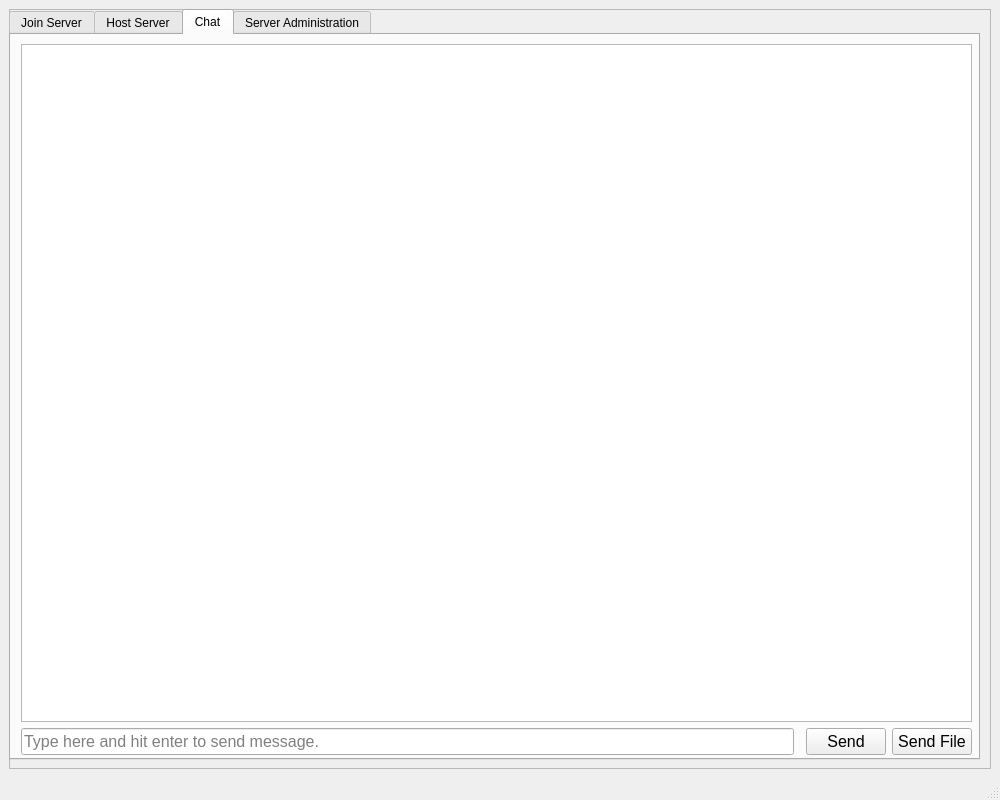
<?xml version="1.0" encoding="UTF-8"?>
<ui version="4.0">
 <class>MainWindow</class>
 <widget class="QMainWindow" name="MainWindow">
  <property name="geometry">
   <rect>
    <x>0</x>
    <y>0</y>
    <width>1000</width>
    <height>800</height>
   </rect>
  </property>
  <property name="windowTitle">
   <string notr="true">Message Network</string>
  </property>
  <widget class="QWidget" name="centralwidget">
   <layout class="QGridLayout" name="gridLayout">
    <item row="0" column="0">
     <widget class="QFrame" name="main_frame">
      <property name="toolTip">
       <string notr="true"/>
      </property>
      <property name="statusTip">
       <string notr="true"/>
      </property>
      <property name="whatsThis">
       <string notr="true"/>
      </property>
      <property name="accessibleName">
       <string notr="true"/>
      </property>
      <property name="accessibleDescription">
       <string notr="true"/>
      </property>
      <property name="frameShape">
       <enum>QFrame::StyledPanel</enum>
      </property>
      <property name="frameShadow">
       <enum>QFrame::Raised</enum>
      </property>
      <widget class="QTabWidget" name="tab_widget">
       <property name="geometry">
        <rect>
         <x>0</x>
         <y>0</y>
         <width>971</width>
         <height>751</height>
        </rect>
       </property>
       <property name="currentIndex">
        <number>2</number>
       </property>
       <widget class="QWidget" name="join_tab">
        <attribute name="title">
         <string notr="true">Join Server</string>
        </attribute>
        <widget class="QLabel" name="join_name_label">
         <property name="geometry">
          <rect>
           <x>20</x>
           <y>-10</y>
           <width>931</width>
           <height>71</height>
          </rect>
         </property>
         <property name="font">
          <font>
           <pointsize>16</pointsize>
          </font>
         </property>
         <property name="text">
          <string notr="true">Chose a name :</string>
         </property>
        </widget>
        <widget class="QLineEdit" name="join_name_input">
         <property name="geometry">
          <rect>
           <x>20</x>
           <y>50</y>
           <width>931</width>
           <height>71</height>
          </rect>
         </property>
         <property name="font">
          <font>
           <pointsize>14</pointsize>
          </font>
         </property>
         <property name="text">
          <string notr="true"/>
         </property>
         <property name="alignment">
          <set>Qt::AlignCenter</set>
         </property>
         <property name="placeholderText">
          <string notr="true">Enter your name.</string>
         </property>
         <property name="clearButtonEnabled">
          <bool>false</bool>
         </property>
        </widget>
        <widget class="Line" name="line_4">
         <property name="geometry">
          <rect>
           <x>10</x>
           <y>130</y>
           <width>971</width>
           <height>20</height>
          </rect>
         </property>
         <property name="orientation">
          <enum>Qt::Horizontal</enum>
         </property>
        </widget>
        <widget class="QLabel" name="join_port_label">
         <property name="geometry">
          <rect>
           <x>20</x>
           <y>140</y>
           <width>171</width>
           <height>71</height>
          </rect>
         </property>
         <property name="font">
          <font>
           <pointsize>16</pointsize>
          </font>
         </property>
         <property name="text">
          <string notr="true">Chose a port :</string>
         </property>
        </widget>
        <widget class="QLineEdit" name="join_port_input">
         <property name="geometry">
          <rect>
           <x>20</x>
           <y>200</y>
           <width>171</width>
           <height>71</height>
          </rect>
         </property>
         <property name="font">
          <font>
           <pointsize>14</pointsize>
          </font>
         </property>
         <property name="inputMethodHints">
          <set>Qt::ImhDigitsOnly</set>
         </property>
         <property name="text">
          <string notr="true">8008</string>
         </property>
         <property name="alignment">
          <set>Qt::AlignCenter</set>
         </property>
         <property name="placeholderText">
          <string notr="true">Enter a port number.</string>
         </property>
         <property name="clearButtonEnabled">
          <bool>false</bool>
         </property>
        </widget>
        <widget class="Line" name="line_5">
         <property name="geometry">
          <rect>
           <x>0</x>
           <y>280</y>
           <width>971</width>
           <height>20</height>
          </rect>
         </property>
         <property name="orientation">
          <enum>Qt::Horizontal</enum>
         </property>
        </widget>
        <widget class="QLabel" name="join_server_label">
         <property name="geometry">
          <rect>
           <x>20</x>
           <y>290</y>
           <width>481</width>
           <height>71</height>
          </rect>
         </property>
         <property name="font">
          <font>
           <pointsize>16</pointsize>
          </font>
         </property>
         <property name="text">
          <string notr="true">Chose a server :</string>
         </property>
        </widget>
        <widget class="QComboBox" name="join_serverlist_combo_box">
         <property name="geometry">
          <rect>
           <x>20</x>
           <y>350</y>
           <width>891</width>
           <height>41</height>
          </rect>
         </property>
         <property name="font">
          <font>
           <pointsize>12</pointsize>
          </font>
         </property>
         <item>
          <property name="text">
           <string notr="true">No servers available. Try scanning for servers.</string>
          </property>
         </item>
        </widget>
        <widget class="QPushButton" name="scan_server_button">
         <property name="geometry">
          <rect>
           <x>640</x>
           <y>300</y>
           <width>271</width>
           <height>41</height>
          </rect>
         </property>
         <property name="font">
          <font>
           <pointsize>10</pointsize>
          </font>
         </property>
         <property name="text">
          <string notr="true">Press to scan for available servers</string>
         </property>
        </widget>
        <widget class="Line" name="line_6">
         <property name="geometry">
          <rect>
           <x>0</x>
           <y>400</y>
           <width>971</width>
           <height>20</height>
          </rect>
         </property>
         <property name="orientation">
          <enum>Qt::Horizontal</enum>
         </property>
        </widget>
        <widget class="QPushButton" name="join_server_button">
         <property name="geometry">
          <rect>
           <x>60</x>
           <y>580</y>
           <width>851</width>
           <height>121</height>
          </rect>
         </property>
         <property name="font">
          <font>
           <pointsize>20</pointsize>
          </font>
         </property>
         <property name="text">
          <string notr="true">Join Server !</string>
         </property>
         <property name="default">
          <bool>true</bool>
         </property>
         <property name="flat">
          <bool>false</bool>
         </property>
        </widget>
        <widget class="Line" name="line_7">
         <property name="geometry">
          <rect>
           <x>0</x>
           <y>550</y>
           <width>971</width>
           <height>20</height>
          </rect>
         </property>
         <property name="orientation">
          <enum>Qt::Horizontal</enum>
         </property>
        </widget>
        <widget class="QLabel" name="join_password_label">
         <property name="geometry">
          <rect>
           <x>20</x>
           <y>410</y>
           <width>931</width>
           <height>71</height>
          </rect>
         </property>
         <property name="font">
          <font>
           <pointsize>16</pointsize>
          </font>
         </property>
         <property name="text">
          <string notr="true">Enter the server's password (if server has no password then leave blank) :</string>
         </property>
        </widget>
        <widget class="QLineEdit" name="join_password_input">
         <property name="geometry">
          <rect>
           <x>20</x>
           <y>470</y>
           <width>881</width>
           <height>71</height>
          </rect>
         </property>
         <property name="font">
          <font>
           <pointsize>14</pointsize>
          </font>
         </property>
         <property name="inputMethodHints">
          <set>Qt::ImhHiddenText</set>
         </property>
         <property name="text">
          <string notr="true"/>
         </property>
         <property name="alignment">
          <set>Qt::AlignCenter</set>
         </property>
         <property name="placeholderText">
          <string notr="true">Enter the password.</string>
         </property>
         <property name="clearButtonEnabled">
          <bool>false</bool>
         </property>
        </widget>
       </widget>
       <widget class="QWidget" name="host_tab">
        <attribute name="title">
         <string notr="true">Host Server</string>
        </attribute>
        <widget class="QLabel" name="host_ip_label">
         <property name="enabled">
          <bool>true</bool>
         </property>
         <property name="geometry">
          <rect>
           <x>20</x>
           <y>10</y>
           <width>481</width>
           <height>71</height>
          </rect>
         </property>
         <property name="font">
          <font>
           <pointsize>16</pointsize>
          </font>
         </property>
         <property name="text">
          <string notr="true">Chose the IP address you want to use :</string>
         </property>
        </widget>
        <widget class="QLabel" name="host_port_label">
         <property name="geometry">
          <rect>
           <x>150</x>
           <y>180</y>
           <width>171</width>
           <height>71</height>
          </rect>
         </property>
         <property name="font">
          <font>
           <pointsize>16</pointsize>
          </font>
         </property>
         <property name="text">
          <string notr="true">Chose a port :</string>
         </property>
        </widget>
        <widget class="QLabel" name="host_password_label">
         <property name="geometry">
          <rect>
           <x>20</x>
           <y>390</y>
           <width>931</width>
           <height>71</height>
          </rect>
         </property>
         <property name="font">
          <font>
           <pointsize>16</pointsize>
          </font>
         </property>
         <property name="text">
          <string notr="true">Chose a password (blank means the server is not password-protected) :</string>
         </property>
        </widget>
        <widget class="QLineEdit" name="host_port_input">
         <property name="geometry">
          <rect>
           <x>150</x>
           <y>250</y>
           <width>171</width>
           <height>71</height>
          </rect>
         </property>
         <property name="font">
          <font>
           <pointsize>14</pointsize>
          </font>
         </property>
         <property name="text">
          <string notr="true">8008</string>
         </property>
         <property name="alignment">
          <set>Qt::AlignCenter</set>
         </property>
         <property name="placeholderText">
          <string notr="true">Enter a port number.</string>
         </property>
         <property name="clearButtonEnabled">
          <bool>false</bool>
         </property>
        </widget>
        <widget class="QComboBox" name="host_ip_combo_box">
         <property name="geometry">
          <rect>
           <x>20</x>
           <y>80</y>
           <width>891</width>
           <height>41</height>
          </rect>
         </property>
         <property name="font">
          <font>
           <pointsize>12</pointsize>
          </font>
         </property>
         <item>
          <property name="text">
           <string notr="true">Localhost (127.0.0.1)</string>
          </property>
         </item>
         <item>
          <property name="text">
           <string notr="true">Local IP address</string>
          </property>
         </item>
         <item>
          <property name="text">
           <string notr="true">Public IP address</string>
          </property>
         </item>
         <item>
          <property name="text">
           <string notr="true">All interfaces (both private and public)</string>
          </property>
         </item>
        </widget>
        <widget class="Line" name="line">
         <property name="geometry">
          <rect>
           <x>0</x>
           <y>160</y>
           <width>971</width>
           <height>20</height>
          </rect>
         </property>
         <property name="orientation">
          <enum>Qt::Horizontal</enum>
         </property>
        </widget>
        <widget class="Line" name="line_2">
         <property name="geometry">
          <rect>
           <x>0</x>
           <y>370</y>
           <width>971</width>
           <height>20</height>
          </rect>
         </property>
         <property name="orientation">
          <enum>Qt::Horizontal</enum>
         </property>
        </widget>
        <widget class="QLineEdit" name="host_password_input">
         <property name="geometry">
          <rect>
           <x>20</x>
           <y>460</y>
           <width>851</width>
           <height>71</height>
          </rect>
         </property>
         <property name="font">
          <font>
           <pointsize>14</pointsize>
          </font>
         </property>
         <property name="text">
          <string notr="true"/>
         </property>
         <property name="alignment">
          <set>Qt::AlignCenter</set>
         </property>
         <property name="placeholderText">
          <string notr="true">Enter a password.</string>
         </property>
         <property name="clearButtonEnabled">
          <bool>false</bool>
         </property>
        </widget>
        <widget class="QPushButton" name="host_server_button">
         <property name="geometry">
          <rect>
           <x>20</x>
           <y>580</y>
           <width>461</width>
           <height>121</height>
          </rect>
         </property>
         <property name="font">
          <font>
           <pointsize>20</pointsize>
          </font>
         </property>
         <property name="text">
          <string notr="true">Host Server</string>
         </property>
         <property name="shortcut">
          <string/>
         </property>
         <property name="autoDefault">
          <bool>false</bool>
         </property>
         <property name="default">
          <bool>true</bool>
         </property>
        </widget>
        <widget class="Line" name="line_3">
         <property name="geometry">
          <rect>
           <x>0</x>
           <y>550</y>
           <width>971</width>
           <height>20</height>
          </rect>
         </property>
         <property name="orientation">
          <enum>Qt::Horizontal</enum>
         </property>
        </widget>
        <widget class="QPushButton" name="stop_hosting_button">
         <property name="geometry">
          <rect>
           <x>490</x>
           <y>580</y>
           <width>461</width>
           <height>121</height>
          </rect>
         </property>
         <property name="font">
          <font>
           <pointsize>20</pointsize>
          </font>
         </property>
         <property name="text">
          <string notr="true">Stop Hosting</string>
         </property>
         <property name="shortcut">
          <string/>
         </property>
        </widget>
        <widget class="Line" name="line_8">
         <property name="geometry">
          <rect>
           <x>460</x>
           <y>180</y>
           <width>20</width>
           <height>191</height>
          </rect>
         </property>
         <property name="orientation">
          <enum>Qt::Vertical</enum>
         </property>
        </widget>
        <widget class="QCheckBox" name="debug_checkbox">
         <property name="geometry">
          <rect>
           <x>670</x>
           <y>240</y>
           <width>151</width>
           <height>61</height>
          </rect>
         </property>
         <property name="minimumSize">
          <size>
           <width>50</width>
           <height>50</height>
          </size>
         </property>
         <property name="baseSize">
          <size>
           <width>0</width>
           <height>0</height>
          </size>
         </property>
         <property name="font">
          <font>
           <pointsize>14</pointsize>
          </font>
         </property>
         <property name="text">
          <string notr="true">Debug</string>
         </property>
         <property name="iconSize">
          <size>
           <width>20</width>
           <height>20</height>
          </size>
         </property>
         <property name="checked">
          <bool>false</bool>
         </property>
        </widget>
       </widget>
       <widget class="QWidget" name="chat_tab">
        <attribute name="title">
         <string notr="true">Chat</string>
        </attribute>
        <widget class="QWidget" name="gridLayoutWidget_2">
         <property name="geometry">
          <rect>
           <x>10</x>
           <y>9</y>
           <width>951</width>
           <height>711</height>
          </rect>
         </property>
         <layout class="QGridLayout" name="chat_layout">
          <item row="2" column="2">
           <widget class="QPushButton" name="chat_send_button">
            <property name="font">
             <font>
              <pointsize>12</pointsize>
             </font>
            </property>
            <property name="text">
             <string notr="true">Send</string>
            </property>
            <property name="shortcut">
             <string notr="true"/>
            </property>
           </widget>
          </item>
          <item row="2" column="0">
           <widget class="QLineEdit" name="chat_input">
            <property name="font">
             <font>
              <pointsize>12</pointsize>
             </font>
            </property>
            <property name="text">
             <string notr="true"/>
            </property>
            <property name="placeholderText">
             <string notr="true">Type here and hit enter to send message.</string>
            </property>
           </widget>
          </item>
          <item row="2" column="3">
           <widget class="QPushButton" name="chat_send_files_button">
            <property name="font">
             <font>
              <pointsize>12</pointsize>
             </font>
            </property>
            <property name="text">
             <string notr="true">Send File</string>
            </property>
           </widget>
          </item>
          <item row="1" column="0" colspan="4">
           <widget class="QTextBrowser" name="chat_browser">
            <property name="font">
             <font>
              <family>Source Code Pro</family>
              <pointsize>10</pointsize>
             </font>
            </property>
            <property name="html">
             <string notr="true">&lt;!DOCTYPE HTML PUBLIC &quot;-//W3C//DTD HTML 4.0//EN&quot; &quot;http://www.w3.org/TR/REC-html40/strict.dtd&quot;&gt;
&lt;html&gt;&lt;head&gt;&lt;meta name=&quot;qrichtext&quot; content=&quot;1&quot; /&gt;&lt;style type=&quot;text/css&quot;&gt;
p, li { white-space: pre-wrap; }
&lt;/style&gt;&lt;/head&gt;&lt;body style=&quot; font-family:'Source Code Pro'; font-size:10pt; font-weight:400; font-style:normal;&quot;&gt;
&lt;p style=&quot;-qt-paragraph-type:empty; margin-top:12px; margin-bottom:12px; margin-left:0px; margin-right:0px; -qt-block-indent:0; text-indent:0px;&quot;&gt;&lt;br /&gt;&lt;/p&gt;&lt;/body&gt;&lt;/html&gt;</string>
            </property>
            <property name="openExternalLinks">
             <bool>true</bool>
            </property>
           </widget>
          </item>
         </layout>
        </widget>
       </widget>
       <widget class="QWidget" name="admin_tab">
        <attribute name="title">
         <string notr="true">Server Administration</string>
        </attribute>
        <widget class="QWidget" name="gridLayoutWidget_3">
         <property name="geometry">
          <rect>
           <x>10</x>
           <y>10</y>
           <width>951</width>
           <height>711</height>
          </rect>
         </property>
         <layout class="QGridLayout" name="admin_layout">
          <item row="2" column="1">
           <widget class="QPushButton" name="admin_send_button">
            <property name="font">
             <font>
              <pointsize>12</pointsize>
             </font>
            </property>
            <property name="text">
             <string notr="true">Send To Everyone</string>
            </property>
            <property name="shortcut">
             <string/>
            </property>
           </widget>
          </item>
          <item row="2" column="0">
           <widget class="QLineEdit" name="admin_input">
            <property name="font">
             <font>
              <pointsize>12</pointsize>
             </font>
            </property>
            <property name="text">
             <string notr="true"/>
            </property>
            <property name="placeholderText">
             <string notr="true">Type here and hit enter to send a message.</string>
            </property>
           </widget>
          </item>
          <item row="1" column="0" colspan="2">
           <widget class="QTextBrowser" name="admin_browser">
            <property name="font">
             <font>
              <family>Source Code Pro</family>
              <pointsize>10</pointsize>
             </font>
            </property>
            <property name="html">
             <string notr="true">&lt;!DOCTYPE HTML PUBLIC &quot;-//W3C//DTD HTML 4.0//EN&quot; &quot;http://www.w3.org/TR/REC-html40/strict.dtd&quot;&gt;
&lt;html&gt;&lt;head&gt;&lt;meta name=&quot;qrichtext&quot; content=&quot;1&quot; /&gt;&lt;style type=&quot;text/css&quot;&gt;
p, li { white-space: pre-wrap; }
&lt;/style&gt;&lt;/head&gt;&lt;body style=&quot; font-family:'Source Code Pro'; font-size:10pt; font-weight:400; font-style:normal;&quot;&gt;
&lt;p style=&quot;-qt-paragraph-type:empty; margin-top:12px; margin-bottom:12px; margin-left:0px; margin-right:0px; -qt-block-indent:0; text-indent:0px;&quot;&gt;&lt;br /&gt;&lt;/p&gt;&lt;/body&gt;&lt;/html&gt;</string>
            </property>
           </widget>
          </item>
         </layout>
        </widget>
       </widget>
      </widget>
     </widget>
    </item>
   </layout>
  </widget>
  <widget class="QMenuBar" name="menubar">
   <property name="geometry">
    <rect>
     <x>0</x>
     <y>0</y>
     <width>1000</width>
     <height>26</height>
    </rect>
   </property>
  </widget>
  <widget class="QStatusBar" name="statusbar"/>
 </widget>
 <resources/>
 <connections/>
</ui>
